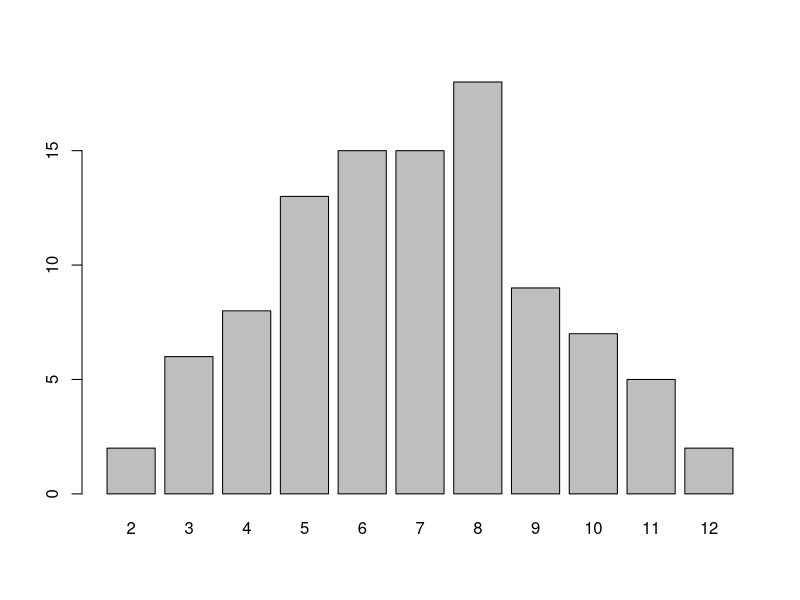

Recreate this plot in R.
# sum  of two dice
roll <- 100
dice <- ceiling(runif(roll)*6) + ceiling(runif(roll)*6)
a <- table(dice) 
barplot(a)
# -> 중간값으로 몰림.

a
a[6]
